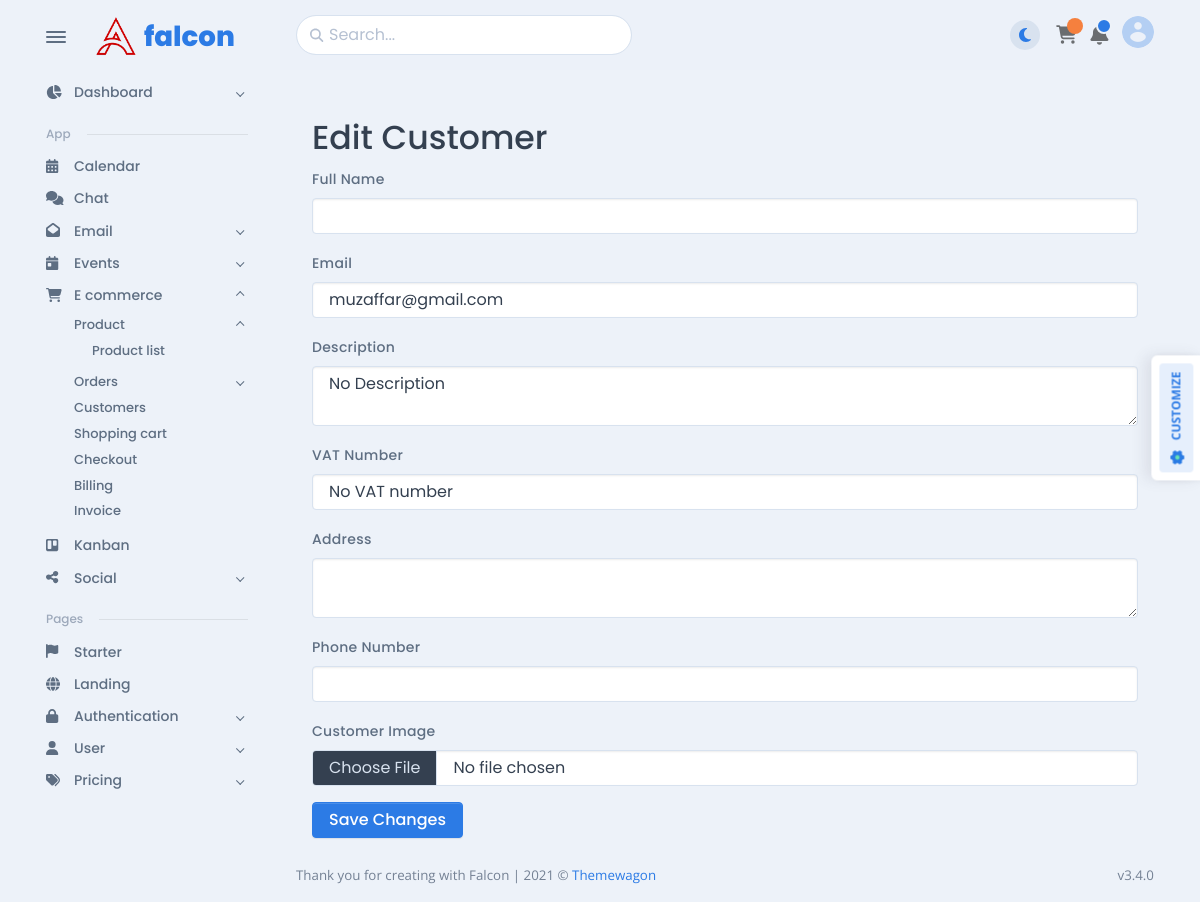
/edit_customer/5/, run on the app's committed database.
### ecommerce/models.py (models this page shows, shortened)
class BaseModel(models.Model):
    created_at = models.DateTimeField(auto_now_add=True)
    updated_at = models.DateTimeField(auto_now=True)
    my_order = models.PositiveIntegerField(default=0, blank=False, null=False)
    class Meta:
        abstract = True

class Customer(BaseModel):
    full_name = models.CharField(max_length=255)
    email = models.EmailField()
    description = models.TextField(blank=True, null=True, default="No Description")
    vat_number = models.CharField(max_length=50, blank=True, null=True, default="No VAT number")
    customer_image = models.ImageField(upload_to='media/customers/img',default='media/team/avatar.png')
    send_email_to = models.EmailField()
    address = models.TextField()
    phone_number = PhoneNumberField(region="UZ")
    invoice_prefix = models.CharField(max_length=5, default=generate_invoice_prefix, unique=True)
    invoice_number = models.IntegerField()

### ecommerce/views.py (the view)
# urls.py: path('edit_customer/<int:pk>/', views.edit_customer, name='edit_customer'),
def edit_customer(request, pk):
    customer = get_object_or_404(Customer, id=pk)
    if request.method == "POST":
        form = CustomerModelForm(request.POST, instance=customer)
        if form.is_valid():
            customer = form.save(commit=False)
            customer.save()
            return redirect('ecommerce:customer_list')
    else:
        form = CustomerModelForm(instance=customer)
    return render(request, 'ecommerce/edit_customer.html', {'form': form})

### ecommerce/forms.py
class CustomerModelForm(forms.ModelForm):
    class Meta:
        model = Customer
        fields = ['full_name', 'email','description','vat_number', 'address', 'phone_number']

### ecommerce/templates/ecommerce/edit_customer.html (shortened to what this page needs)
{% extends 'ecommerce/base/base.html' %}
{% block edit_customer_content %}
<div class="container mt-5">
    <h2>Edit Customer</h2>
    <form method="POST" enctype="multipart/form-data">
        <div class="mb-3">
            <label for="full_name" class="form-label">Full Name</label>
            <input type="text" class="form-control" id="full_name" name="full_name" value="{{ form.full_name.value }}">
        </div>
        <div class="mb-3">
            <label for="email" class="form-label">Email</label>
            <input type="email" class="form-control" id="email" name="email" value="{{ form.email.value }}">
        </div>
        <div class="mb-3">
            <label for="description" class="form-label">Description</label>
            <textarea class="form-control" id="description" name="description">{{ form.description.value }}</textarea>
        </div>
        <div class="mb-3">
            <label for="vat_number" class="form-label">VAT Number</label>
            <input type="text" class="form-control" id="vat_number" name="vat_number" value="{{ form.vat_number.value }}">
        </div>
        <div class="mb-3">
            <label for="address" class="form-label">Address</label>
            <textarea class="form-control" id="address" name="address">{{ form.address.value }}</textarea>
        </div>
        <div class="mb-3">
            <label for="phone_number" class="form-label">Phone Number</label>
            <input type="text" class="form-control" id="phone_number" name="phone_number" value="{{ form.phone_number.value }}">
        </div>
        <div class="mb-3">
            <label for="customer_image" class="form-label">Customer Image</label>
            <input type="file" class="form-control" id="customer_image" name="customer_image">
        </div>
        <button type="submit" class="btn btn-primary">Save Changes</button>
    </form>
</div>
{% endblock %}

### data on the page
Customer: email "muzaffar@gmail.com", description "No Description", vat_number "No VAT number"
